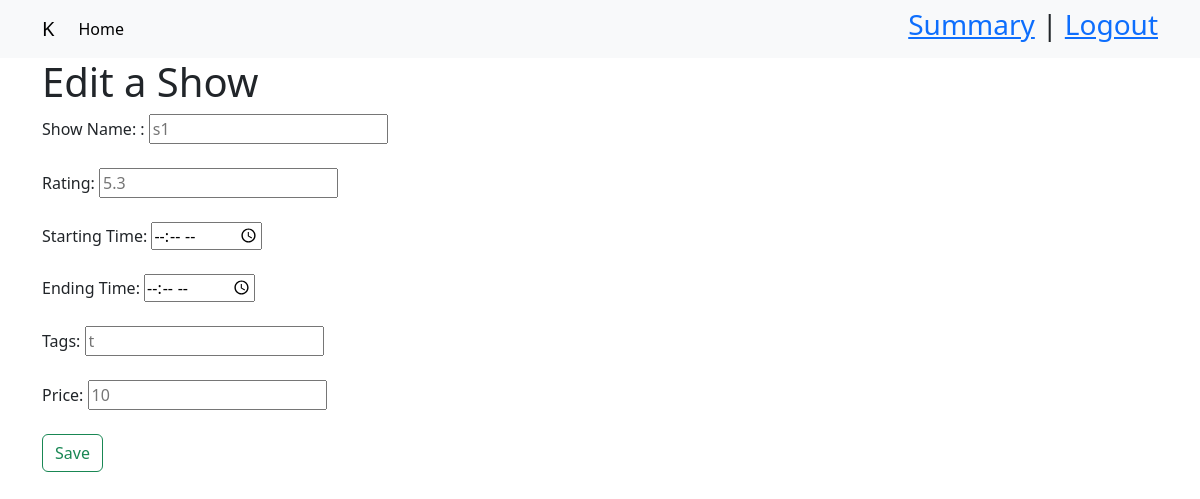
Screenshot of /1/1/1/editshow with the database file from the repository.
### database.py (models this page shows)
class Admin(db.Model):
  admin_id = db.Column(db.Integer(), primary_key=True, autoincrement=True)
  username = db.Column(db.String(50), unique=True, nullable=False)
  password = db.Column(db.String(50), nullable=False)
  venues = db.relationship("Venue", backref="admin")

class Show(db.Model):
  show_id = db.Column(db.Integer(), primary_key=True, autoincrement=True)
  show_name = db.Column(db.String(50), unique=True, nullable=False)
  rating = db.Column(db.String(50), nullable=False)
  start_time = db.Column(db.Time, nullable=False)
  end_time = db.Column(db.Time, nullable=False)
  tags = db.Column(db.String(50), nullable=False)
  price = db.Column(db.Integer(), nullable=False)

### main.py (the view, shortened to what this page needs)
@app.route("/<int:admin_id>/<int:venue_id>/<int:show_id>/editshow",
           methods=["GET", "POST"])
def editShow(admin_id, venue_id, show_id):
  a = Admin.query.get(admin_id)
  v = Venue.query.get(venue_id)
  s = Show.query.get(show_id)
  return render_template("editshow.html", u=a, v=v, s=s)

### templates/editshow.html (shortened to what this page needs)
<!DOCTYPE html>
<html>
  <head>
  </head>
  <body>
    <!DOCTYPE html>
<html lang="en">
<head>
  <link href="https://cdn.jsdelivr.net/npm/bootstrap@5.3.0-alpha1/dist/css/bootstrap.min.css" rel="stylesheet">
</head>
<body>
  <nav class="navbar navbar-expand-lg bg-body-tertiary">
  <div class="container">
    <a class="navbar-brand" href="#">{{u.username}}</a>
    <div class="collapse navbar-collapse" id="navbarScroll">
      <ul class="navbar-nav me-auto my-2 my-lg-0 navbar-nav-scroll" style="--bs-scroll-height: 100px;">
        <li class="nav-item">
          <a class="nav-link active" aria-current="page" href="/{{u.admin_id}}/dashbord">Home</a>
        </li>
      </ul>
      <h3> <a href="#">Summary</a> | <a href="/">Logout</a> </h3>
    </div>
  </div>
</nav>
<div class="container">
   <h1>Edit a Show</h1>
    <form action="/{{u.admin_id}}/{{v.venue_id}}/{{s.show_id}}/editshow" method="post">
      <label for="show">Show Name:
:</label>
      <input type="text" id="show" name="show" placeholder={{s.show_name}}><br><br>
      <label for="rating">Rating:</label>
      <input type="text" id="rating" placeholder="{{s.rating}}"><br><br>
      <label for="start_time">Starting Time:</label>
      <input type="time" id="start_time" name="start_time" placeholder= "{{s.start_time}}"><br><br>
      <label for="end_time">Ending Time:</label>
      <input type="time" id="end_time" name="end_time" placeholder= "{{s.end_time}}"><br><br>
      <label for="tags">Tags:</label>
      <input type="text" id="tags" placeholder="{{s.tags}}"><br><br>
      <label for="price">Price:</label>
      <input type="text" id="price" placeholder="{{s.price}}"><br><br>
      <button type="submit" class="btn btn-outline-success">Save</button>
    </form>
</div>
</body>
</html>

### rows the page displays
Admin: username "K"
Show: show "s1", rating "5.3", tags "t", price "10"
